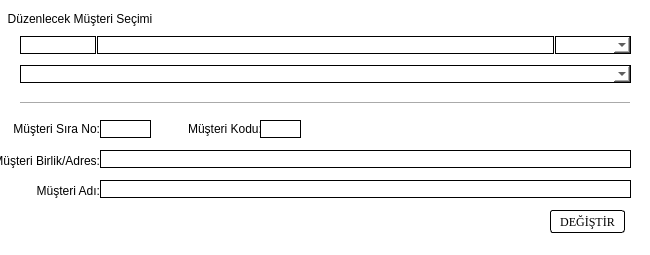
<?xml version="1.0" encoding="UTF-8"?>
<ui version="4.0">
 <class>editCustomerUi</class>
 <widget class="QWidget" name="editCustomerUi">
  <property name="geometry">
   <rect>
    <x>0</x>
    <y>0</y>
    <width>650</width>
    <height>255</height>
   </rect>
  </property>
  <property name="minimumSize">
   <size>
    <width>650</width>
    <height>255</height>
   </size>
  </property>
  <property name="maximumSize">
   <size>
    <width>650</width>
    <height>255</height>
   </size>
  </property>
  <property name="windowTitle">
   <string>Müşteri Düzenle</string>
  </property>
  <property name="windowIcon">
   <iconset resource="icons.qrc">
    <normaloff>:/icons/icons/edit.ico</normaloff>:/icons/icons/edit.ico</iconset>
  </property>
  <property name="styleSheet">
   <string notr="true">background-color: rgb(255, 255, 255);</string>
  </property>
  <widget class="QLabel" name="label">
   <property name="geometry">
    <rect>
     <x>0</x>
     <y>10</y>
     <width>160</width>
     <height>18</height>
    </rect>
   </property>
   <property name="text">
    <string>Düzenlecek Müşteri Seçimi</string>
   </property>
   <property name="alignment">
    <set>Qt::AlignCenter</set>
   </property>
  </widget>
  <widget class="QWidget" name="verticalLayoutWidget">
   <property name="geometry">
    <rect>
     <x>20</x>
     <y>30</y>
     <width>611</width>
     <height>61</height>
    </rect>
   </property>
   <layout class="QVBoxLayout" name="verticalLayout_2" stretch="0,0">
    <property name="spacing">
     <number>0</number>
    </property>
    <property name="bottomMargin">
     <number>0</number>
    </property>
    <item>
     <layout class="QHBoxLayout" name="horizontalLayout_2" stretch="1,6,1">
      <property name="spacing">
       <number>1</number>
      </property>
      <property name="bottomMargin">
       <number>5</number>
      </property>
      <item>
       <widget class="QLineEdit" name="lineSelectIsno">
        <property name="sizePolicy">
         <sizepolicy hsizetype="Maximum" vsizetype="Fixed">
          <horstretch>0</horstretch>
          <verstretch>0</verstretch>
         </sizepolicy>
        </property>
        <property name="font">
         <font>
          <family>Times New Roman</family>
         </font>
        </property>
        <property name="styleSheet">
         <string notr="true">background-color: rgb(255, 255, 255);
border-top: 1px solid rgb(0, 0, 0);
border-bottom: 1px solid rgb(0, 0, 0);
border-left: 1px solid rgb(0, 0, 0);
border-right: 1px solid rgb(0, 0, 0);</string>
        </property>
        <property name="alignment">
         <set>Qt::AlignCenter</set>
        </property>
        <property name="readOnly">
         <bool>true</bool>
        </property>
       </widget>
      </item>
      <item>
       <widget class="QLineEdit" name="lineSelectBirlik">
        <property name="font">
         <font>
          <family>Times New Roman</family>
         </font>
        </property>
        <property name="styleSheet">
         <string notr="true">background-color: rgb(255, 255, 255);
border-top: 1px solid rgb(0, 0, 0);
border-bottom: 1px solid rgb(0, 0, 0);
border-left: 1px solid rgb(0, 0, 0);
border-right: 1px solid rgb(0, 0, 0);</string>
        </property>
        <property name="readOnly">
         <bool>true</bool>
        </property>
       </widget>
      </item>
      <item>
       <widget class="QComboBox" name="cbSelectKod">
        <property name="styleSheet">
         <string notr="true">background-color: rgb(255, 255, 255);
border-top: 1px solid rgb(0, 0, 0);
border-bottom: 1px solid rgb(0, 0, 0);
border-left: 1px solid rgb(0, 0, 0);
border-right: 1px solid rgb(0, 0, 0);</string>
        </property>
        <property name="editable">
         <bool>true</bool>
        </property>
        <property name="insertPolicy">
         <enum>QComboBox::NoInsert</enum>
        </property>
       </widget>
      </item>
     </layout>
    </item>
    <item>
     <widget class="QComboBox" name="cbSelectHospital">
      <property name="sizePolicy">
       <sizepolicy hsizetype="Minimum" vsizetype="Fixed">
        <horstretch>0</horstretch>
        <verstretch>0</verstretch>
       </sizepolicy>
      </property>
      <property name="font">
       <font>
        <family>Times New Roman</family>
       </font>
      </property>
      <property name="styleSheet">
       <string notr="true">background-color: rgb(255, 255, 255);
border-top: 1px solid rgb(0, 0, 0);
border-bottom: 1px solid rgb(0, 0, 0);
border-left: 1px solid rgb(0, 0, 0);
border-right: 1px solid rgb(0, 0, 0);</string>
      </property>
      <property name="editable">
       <bool>true</bool>
      </property>
      <property name="currentText">
       <string/>
      </property>
      <property name="currentIndex">
       <number>-1</number>
      </property>
      <property name="maxVisibleItems">
       <number>20</number>
      </property>
      <property name="insertPolicy">
       <enum>QComboBox::NoInsert</enum>
      </property>
     </widget>
    </item>
   </layout>
  </widget>
  <widget class="Line" name="line_2">
   <property name="geometry">
    <rect>
     <x>20</x>
     <y>100</y>
     <width>611</width>
     <height>5</height>
    </rect>
   </property>
   <property name="minimumSize">
    <size>
     <width>0</width>
     <height>5</height>
    </size>
   </property>
   <property name="maximumSize">
    <size>
     <width>16777215</width>
     <height>5</height>
    </size>
   </property>
   <property name="frameShadow">
    <enum>QFrame::Raised</enum>
   </property>
   <property name="orientation">
    <enum>Qt::Horizontal</enum>
   </property>
  </widget>
  <widget class="QLabel" name="label_2">
   <property name="geometry">
    <rect>
     <x>10</x>
     <y>120</y>
     <width>90</width>
     <height>18</height>
    </rect>
   </property>
   <property name="minimumSize">
    <size>
     <width>90</width>
     <height>18</height>
    </size>
   </property>
   <property name="maximumSize">
    <size>
     <width>90</width>
     <height>18</height>
    </size>
   </property>
   <property name="text">
    <string>Müşteri Sıra No:</string>
   </property>
   <property name="alignment">
    <set>Qt::AlignRight|Qt::AlignTrailing|Qt::AlignVCenter</set>
   </property>
  </widget>
  <widget class="QLineEdit" name="editCustomerOrder">
   <property name="geometry">
    <rect>
     <x>100</x>
     <y>120</y>
     <width>51</width>
     <height>18</height>
    </rect>
   </property>
   <property name="minimumSize">
    <size>
     <width>0</width>
     <height>18</height>
    </size>
   </property>
   <property name="maximumSize">
    <size>
     <width>16777215</width>
     <height>18</height>
    </size>
   </property>
   <property name="font">
    <font>
     <family>Times New Roman</family>
    </font>
   </property>
   <property name="styleSheet">
    <string notr="true">border: 1px solid; </string>
   </property>
   <property name="alignment">
    <set>Qt::AlignCenter</set>
   </property>
   <property name="readOnly">
    <bool>true</bool>
   </property>
  </widget>
  <widget class="QLabel" name="label_3">
   <property name="geometry">
    <rect>
     <x>180</x>
     <y>120</y>
     <width>90</width>
     <height>18</height>
    </rect>
   </property>
   <property name="minimumSize">
    <size>
     <width>90</width>
     <height>18</height>
    </size>
   </property>
   <property name="maximumSize">
    <size>
     <width>90</width>
     <height>18</height>
    </size>
   </property>
   <property name="text">
    <string>Müşteri Kodu:</string>
   </property>
   <property name="alignment">
    <set>Qt::AlignCenter</set>
   </property>
   <property name="wordWrap">
    <bool>false</bool>
   </property>
  </widget>
  <widget class="QLineEdit" name="editCustomerCode">
   <property name="geometry">
    <rect>
     <x>260</x>
     <y>120</y>
     <width>41</width>
     <height>18</height>
    </rect>
   </property>
   <property name="minimumSize">
    <size>
     <width>0</width>
     <height>18</height>
    </size>
   </property>
   <property name="maximumSize">
    <size>
     <width>16777215</width>
     <height>18</height>
    </size>
   </property>
   <property name="font">
    <font>
     <family>Times New Roman</family>
    </font>
   </property>
   <property name="styleSheet">
    <string notr="true">border: 1px solid; </string>
   </property>
   <property name="maxLength">
    <number>3</number>
   </property>
   <property name="alignment">
    <set>Qt::AlignCenter</set>
   </property>
  </widget>
  <widget class="QLineEdit" name="editCustomerAddres">
   <property name="geometry">
    <rect>
     <x>100</x>
     <y>150</y>
     <width>531</width>
     <height>18</height>
    </rect>
   </property>
   <property name="minimumSize">
    <size>
     <width>0</width>
     <height>18</height>
    </size>
   </property>
   <property name="maximumSize">
    <size>
     <width>16777215</width>
     <height>18</height>
    </size>
   </property>
   <property name="font">
    <font>
     <family>Times New Roman</family>
    </font>
   </property>
   <property name="styleSheet">
    <string notr="true">border: 1px solid; </string>
   </property>
  </widget>
  <widget class="QLabel" name="label_4">
   <property name="geometry">
    <rect>
     <x>0</x>
     <y>150</y>
     <width>100</width>
     <height>21</height>
    </rect>
   </property>
   <property name="minimumSize">
    <size>
     <width>100</width>
     <height>0</height>
    </size>
   </property>
   <property name="maximumSize">
    <size>
     <width>100</width>
     <height>16777215</height>
    </size>
   </property>
   <property name="text">
    <string>Müşteri Birlik/Adres:</string>
   </property>
   <property name="alignment">
    <set>Qt::AlignRight|Qt::AlignTrailing|Qt::AlignVCenter</set>
   </property>
  </widget>
  <widget class="QLineEdit" name="editCustomerName">
   <property name="geometry">
    <rect>
     <x>100</x>
     <y>180</y>
     <width>531</width>
     <height>18</height>
    </rect>
   </property>
   <property name="minimumSize">
    <size>
     <width>0</width>
     <height>18</height>
    </size>
   </property>
   <property name="maximumSize">
    <size>
     <width>16777215</width>
     <height>18</height>
    </size>
   </property>
   <property name="font">
    <font>
     <family>Times New Roman</family>
    </font>
   </property>
   <property name="styleSheet">
    <string notr="true">border: 1px solid; </string>
   </property>
  </widget>
  <widget class="QLabel" name="label_5">
   <property name="geometry">
    <rect>
     <x>10</x>
     <y>180</y>
     <width>90</width>
     <height>21</height>
    </rect>
   </property>
   <property name="minimumSize">
    <size>
     <width>90</width>
     <height>0</height>
    </size>
   </property>
   <property name="maximumSize">
    <size>
     <width>90</width>
     <height>16777215</height>
    </size>
   </property>
   <property name="text">
    <string>Müşteri Adı:</string>
   </property>
   <property name="alignment">
    <set>Qt::AlignRight|Qt::AlignTrailing|Qt::AlignVCenter</set>
   </property>
  </widget>
  <widget class="QPushButton" name="edit_record">
   <property name="geometry">
    <rect>
     <x>550</x>
     <y>210</y>
     <width>75</width>
     <height>23</height>
    </rect>
   </property>
   <property name="font">
    <font>
     <family>Times New Roman</family>
    </font>
   </property>
   <property name="styleSheet">
    <string notr="true">QPushButton{
border-radius: 3px;
background-color: rgb(255, 255, 255);
border-top: 1px solid rgb(0, 0, 0);
border-bottom: 1px solid rgb(0, 0, 0);
border-left: 1px solid rgb(0, 0, 0);
border-right: 1px solid rgb(0, 0, 0);
}

QPushButton:hover{
	
	background-color: rgba(230, 230, 230, 252);
}

QPushButton:pressed{
	
	background-color: rgb(200, 200, 200);
}</string>
   </property>
   <property name="text">
    <string>DEĞİŞTİR</string>
   </property>
  </widget>
 </widget>
 <resources>
  <include location="icons.qrc"/>
 </resources>
 <connections/>
</ui>
